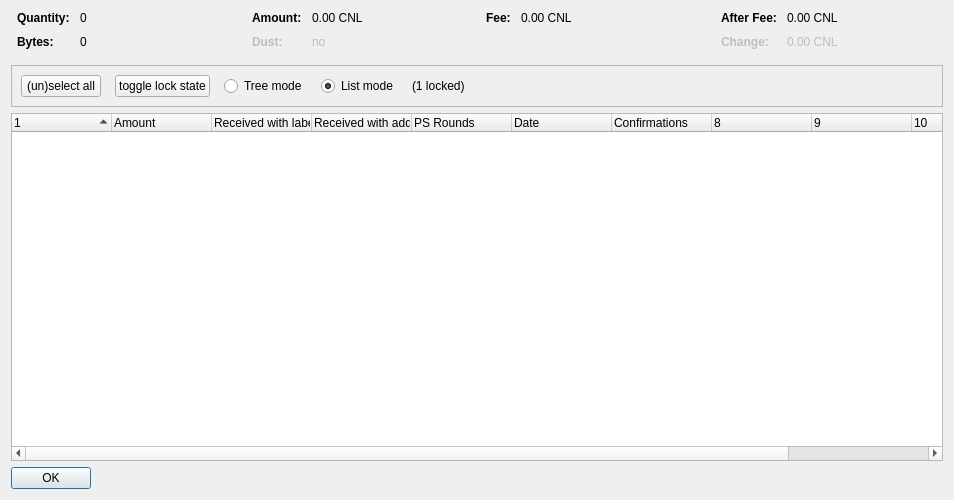
<?xml version="1.0" encoding="UTF-8"?>
<ui version="4.0">
 <class>CoinControlDialog</class>
 <widget class="QDialog" name="CoinControlDialog">
  <property name="geometry">
   <rect>
    <x>0</x>
    <y>0</y>
    <width>954</width>
    <height>500</height>
   </rect>
  </property>
  <property name="windowTitle">
   <string>Coin Selection</string>
  </property>
  <layout class="QVBoxLayout" name="verticalLayout">
   <item>
    <layout class="QHBoxLayout" name="horizontalLayoutTop" stretch="0,0,0,0">
     <property name="topMargin">
      <number>0</number>
     </property>
     <property name="bottomMargin">
      <number>10</number>
     </property>
     <item>
      <layout class="QFormLayout" name="formLayoutCoinControl1">
       <property name="horizontalSpacing">
        <number>10</number>
       </property>
       <property name="verticalSpacing">
        <number>10</number>
       </property>
       <property name="leftMargin">
        <number>6</number>
       </property>
       <property name="rightMargin">
        <number>6</number>
       </property>
       <item row="0" column="0">
        <widget class="QLabel" name="labelCoinControlQuantityText">
         <property name="font">
          <font>
           <weight>75</weight>
           <bold>true</bold>
          </font>
         </property>
         <property name="text">
          <string>Quantity:</string>
         </property>
        </widget>
       </item>
       <item row="0" column="1">
        <widget class="QLabel" name="labelCoinControlQuantity">
         <property name="cursor">
          <cursorShape>IBeamCursor</cursorShape>
         </property>
         <property name="contextMenuPolicy">
          <enum>Qt::ActionsContextMenu</enum>
         </property>
         <property name="text">
          <string notr="true">0</string>
         </property>
         <property name="textInteractionFlags">
          <set>Qt::LinksAccessibleByMouse|Qt::TextSelectableByKeyboard|Qt::TextSelectableByMouse</set>
         </property>
        </widget>
       </item>
       <item row="1" column="0">
        <widget class="QLabel" name="labelCoinControlBytesText">
         <property name="font">
          <font>
           <weight>75</weight>
           <bold>true</bold>
          </font>
         </property>
         <property name="text">
          <string>Bytes:</string>
         </property>
        </widget>
       </item>
       <item row="1" column="1">
        <widget class="QLabel" name="labelCoinControlBytes">
         <property name="cursor">
          <cursorShape>IBeamCursor</cursorShape>
         </property>
         <property name="contextMenuPolicy">
          <enum>Qt::ActionsContextMenu</enum>
         </property>
         <property name="text">
          <string notr="true">0</string>
         </property>
         <property name="textInteractionFlags">
          <set>Qt::LinksAccessibleByMouse|Qt::TextSelectableByKeyboard|Qt::TextSelectableByMouse</set>
         </property>
        </widget>
       </item>
      </layout>
     </item>
     <item>
      <layout class="QFormLayout" name="formLayoutCoinControl2">
       <property name="horizontalSpacing">
        <number>10</number>
       </property>
       <property name="verticalSpacing">
        <number>10</number>
       </property>
       <property name="leftMargin">
        <number>6</number>
       </property>
       <property name="rightMargin">
        <number>6</number>
       </property>
       <item row="0" column="0">
        <widget class="QLabel" name="labelCoinControlAmountText">
         <property name="font">
          <font>
           <weight>75</weight>
           <bold>true</bold>
          </font>
         </property>
         <property name="text">
          <string>Amount:</string>
         </property>
        </widget>
       </item>
       <item row="0" column="1">
        <widget class="QLabel" name="labelCoinControlAmount">
         <property name="cursor">
          <cursorShape>IBeamCursor</cursorShape>
         </property>
         <property name="contextMenuPolicy">
          <enum>Qt::ActionsContextMenu</enum>
         </property>
         <property name="text">
          <string notr="true">0.00 CNL</string>
         </property>
         <property name="textInteractionFlags">
          <set>Qt::LinksAccessibleByMouse|Qt::TextSelectableByKeyboard|Qt::TextSelectableByMouse</set>
         </property>
        </widget>
       </item>
       <item row="1" column="0">
        <widget class="QLabel" name="labelCoinControlLowOutputText">
         <property name="enabled">
          <bool>false</bool>
         </property>
         <property name="font">
          <font>
           <weight>75</weight>
           <bold>true</bold>
          </font>
         </property>
         <property name="text">
          <string>Dust:</string>
         </property>
        </widget>
       </item>
       <item row="1" column="1">
        <widget class="QLabel" name="labelCoinControlLowOutput">
         <property name="enabled">
          <bool>false</bool>
         </property>
         <property name="cursor">
          <cursorShape>IBeamCursor</cursorShape>
         </property>
         <property name="contextMenuPolicy">
          <enum>Qt::ActionsContextMenu</enum>
         </property>
         <property name="text">
          <string notr="true">no</string>
         </property>
         <property name="textInteractionFlags">
          <set>Qt::LinksAccessibleByMouse|Qt::TextSelectableByKeyboard|Qt::TextSelectableByMouse</set>
         </property>
        </widget>
       </item>
      </layout>
     </item>
     <item>
      <layout class="QFormLayout" name="formLayoutCoinControl3">
       <property name="horizontalSpacing">
        <number>10</number>
       </property>
       <property name="verticalSpacing">
        <number>10</number>
       </property>
       <property name="leftMargin">
        <number>6</number>
       </property>
       <property name="rightMargin">
        <number>6</number>
       </property>
       <item row="0" column="0">
        <widget class="QLabel" name="labelCoinControlFeeText">
         <property name="font">
          <font>
           <weight>75</weight>
           <bold>true</bold>
          </font>
         </property>
         <property name="text">
          <string>Fee:</string>
         </property>
        </widget>
       </item>
       <item row="0" column="1">
        <widget class="QLabel" name="labelCoinControlFee">
         <property name="cursor">
          <cursorShape>IBeamCursor</cursorShape>
         </property>
         <property name="contextMenuPolicy">
          <enum>Qt::ActionsContextMenu</enum>
         </property>
         <property name="text">
          <string notr="true">0.00 CNL</string>
         </property>
         <property name="textInteractionFlags">
          <set>Qt::LinksAccessibleByMouse|Qt::TextSelectableByKeyboard|Qt::TextSelectableByMouse</set>
         </property>
        </widget>
       </item>
      </layout>
     </item>
     <item>
      <layout class="QFormLayout" name="formLayoutCoinControl4">
       <property name="horizontalSpacing">
        <number>10</number>
       </property>
       <property name="verticalSpacing">
        <number>10</number>
       </property>
       <property name="leftMargin">
        <number>6</number>
       </property>
       <property name="rightMargin">
        <number>6</number>
       </property>
       <item row="0" column="0">
        <widget class="QLabel" name="labelCoinControlAfterFeeText">
         <property name="font">
          <font>
           <weight>75</weight>
           <bold>true</bold>
          </font>
         </property>
         <property name="text">
          <string>After Fee:</string>
         </property>
        </widget>
       </item>
       <item row="0" column="1">
        <widget class="QLabel" name="labelCoinControlAfterFee">
         <property name="cursor">
          <cursorShape>IBeamCursor</cursorShape>
         </property>
         <property name="contextMenuPolicy">
          <enum>Qt::ActionsContextMenu</enum>
         </property>
         <property name="text">
          <string notr="true">0.00 CNL</string>
         </property>
         <property name="textInteractionFlags">
          <set>Qt::LinksAccessibleByMouse|Qt::TextSelectableByKeyboard|Qt::TextSelectableByMouse</set>
         </property>
        </widget>
       </item>
       <item row="1" column="0">
        <widget class="QLabel" name="labelCoinControlChangeText">
         <property name="enabled">
          <bool>false</bool>
         </property>
         <property name="font">
          <font>
           <weight>75</weight>
           <bold>true</bold>
          </font>
         </property>
         <property name="text">
          <string>Change:</string>
         </property>
        </widget>
       </item>
       <item row="1" column="1">
        <widget class="QLabel" name="labelCoinControlChange">
         <property name="enabled">
          <bool>false</bool>
         </property>
         <property name="cursor">
          <cursorShape>IBeamCursor</cursorShape>
         </property>
         <property name="contextMenuPolicy">
          <enum>Qt::ActionsContextMenu</enum>
         </property>
         <property name="text">
          <string notr="true">0.00 CNL</string>
         </property>
         <property name="textInteractionFlags">
          <set>Qt::LinksAccessibleByMouse|Qt::TextSelectableByKeyboard|Qt::TextSelectableByMouse</set>
         </property>
        </widget>
       </item>
      </layout>
     </item>
    </layout>
   </item>
   <item>
    <widget class="QFrame" name="frame">
     <property name="minimumSize">
      <size>
       <width>0</width>
       <height>40</height>
      </size>
     </property>
     <property name="frameShape">
      <enum>QFrame::StyledPanel</enum>
     </property>
     <property name="frameShadow">
      <enum>QFrame::Sunken</enum>
     </property>
     <layout class="QHBoxLayout" name="horizontalLayout">
      <item>
       <layout class="QHBoxLayout" name="horizontalLayoutPanel" stretch="0,0,0,0,0,0">
        <property name="spacing">
         <number>14</number>
        </property>
        <item>
         <widget class="QPushButton" name="pushButtonSelectAll">
          <property name="sizePolicy">
           <sizepolicy hsizetype="Maximum" vsizetype="Fixed">
            <horstretch>0</horstretch>
            <verstretch>0</verstretch>
           </sizepolicy>
          </property>
          <property name="text">
           <string>(un)select all</string>
          </property>
          <property name="autoDefault">
           <bool>false</bool>
          </property>
         </widget>
        </item>
        <item>
         <widget class="QPushButton" name="pushButtonToggleLock">
          <property name="sizePolicy">
           <sizepolicy hsizetype="Maximum" vsizetype="Fixed">
            <horstretch>0</horstretch>
            <verstretch>0</verstretch>
           </sizepolicy>
          </property>
          <property name="text">
           <string>toggle lock state</string>
          </property>
          <property name="autoDefault">
           <bool>false</bool>
          </property>
         </widget>
        </item>
        <item>
         <widget class="QRadioButton" name="radioTreeMode">
          <property name="sizePolicy">
           <sizepolicy hsizetype="Maximum" vsizetype="Fixed">
            <horstretch>0</horstretch>
            <verstretch>0</verstretch>
           </sizepolicy>
          </property>
          <property name="text">
           <string>Tree mode</string>
          </property>
         </widget>
        </item>
        <item>
         <widget class="QRadioButton" name="radioListMode">
          <property name="sizePolicy">
           <sizepolicy hsizetype="Maximum" vsizetype="Fixed">
            <horstretch>0</horstretch>
            <verstretch>0</verstretch>
           </sizepolicy>
          </property>
          <property name="text">
           <string>List mode</string>
          </property>
          <property name="checked">
           <bool>true</bool>
          </property>
         </widget>
        </item>
        <item>
         <widget class="QLabel" name="labelLocked">
          <property name="text">
           <string>(1 locked)</string>
          </property>
         </widget>
        </item>
        <item>
         <spacer name="horizontalSpacer">
          <property name="orientation">
           <enum>Qt::Horizontal</enum>
          </property>
          <property name="sizeHint" stdset="0">
           <size>
            <width>40</width>
            <height>20</height>
           </size>
          </property>
         </spacer>
        </item>
       </layout>
      </item>
     </layout>
    </widget>
   </item>
   <item>
    <widget class="CoinControlTreeWidget" name="treeWidget">
     <property name="contextMenuPolicy">
      <enum>Qt::CustomContextMenu</enum>
     </property>
     <property name="sortingEnabled">
      <bool>false</bool>
     </property>
     <property name="columnCount">
      <number>11</number>
     </property>
     <attribute name="headerShowSortIndicator" stdset="0">
      <bool>true</bool>
     </attribute>
     <attribute name="headerStretchLastSection">
      <bool>false</bool>
     </attribute>
     <column>
      <property name="text">
       <string/>
      </property>
     </column>
     <column>
      <property name="text">
       <string>Amount</string>
      </property>
     </column>
     <column>
      <property name="text">
       <string>Received with label</string>
      </property>
     </column>
     <column>
      <property name="text">
       <string>Received with address</string>
      </property>
     </column>
     <column>
      <property name="text">
       <string>PS Rounds</string>
      </property>
     </column>
     <column>
      <property name="text">
       <string>Date</string>
      </property>
     </column>
     <column>
      <property name="text">
       <string>Confirmations</string>
      </property>
      <property name="toolTip">
       <string>Confirmed</string>
      </property>
     </column>
     <column>
      <property name="text">
       <string/>
      </property>
     </column>
     <column>
      <property name="text">
       <string/>
      </property>
     </column>
     <column>
      <property name="text">
       <string/>
      </property>
     </column>
     <column>
      <property name="text">
       <string/>
      </property>
     </column>
    </widget>
   </item>
   <item>
    <widget class="QDialogButtonBox" name="buttonBox">
     <property name="sizePolicy">
      <sizepolicy hsizetype="Maximum" vsizetype="Fixed">
       <horstretch>0</horstretch>
       <verstretch>0</verstretch>
      </sizepolicy>
     </property>
     <property name="orientation">
      <enum>Qt::Horizontal</enum>
     </property>
     <property name="standardButtons">
      <set>QDialogButtonBox::Ok</set>
     </property>
    </widget>
   </item>
  </layout>
 </widget>
 <customwidgets>
  <customwidget>
   <class>CoinControlTreeWidget</class>
   <extends>QTreeWidget</extends>
   <header>coincontroltreewidget.h</header>
  </customwidget>
 </customwidgets>
 <resources/>
 <connections/>
</ui>
